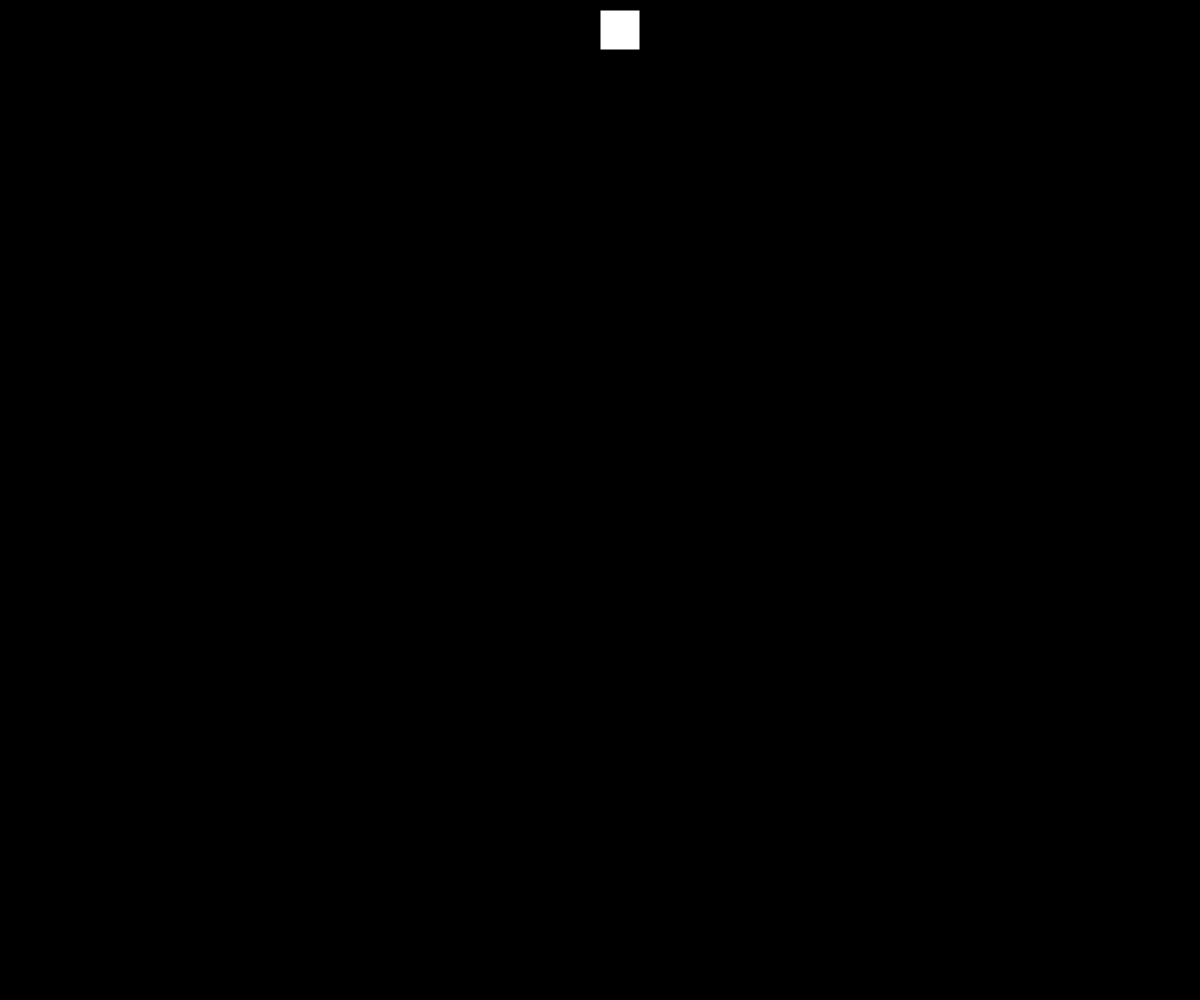
Frame 1 (no input)
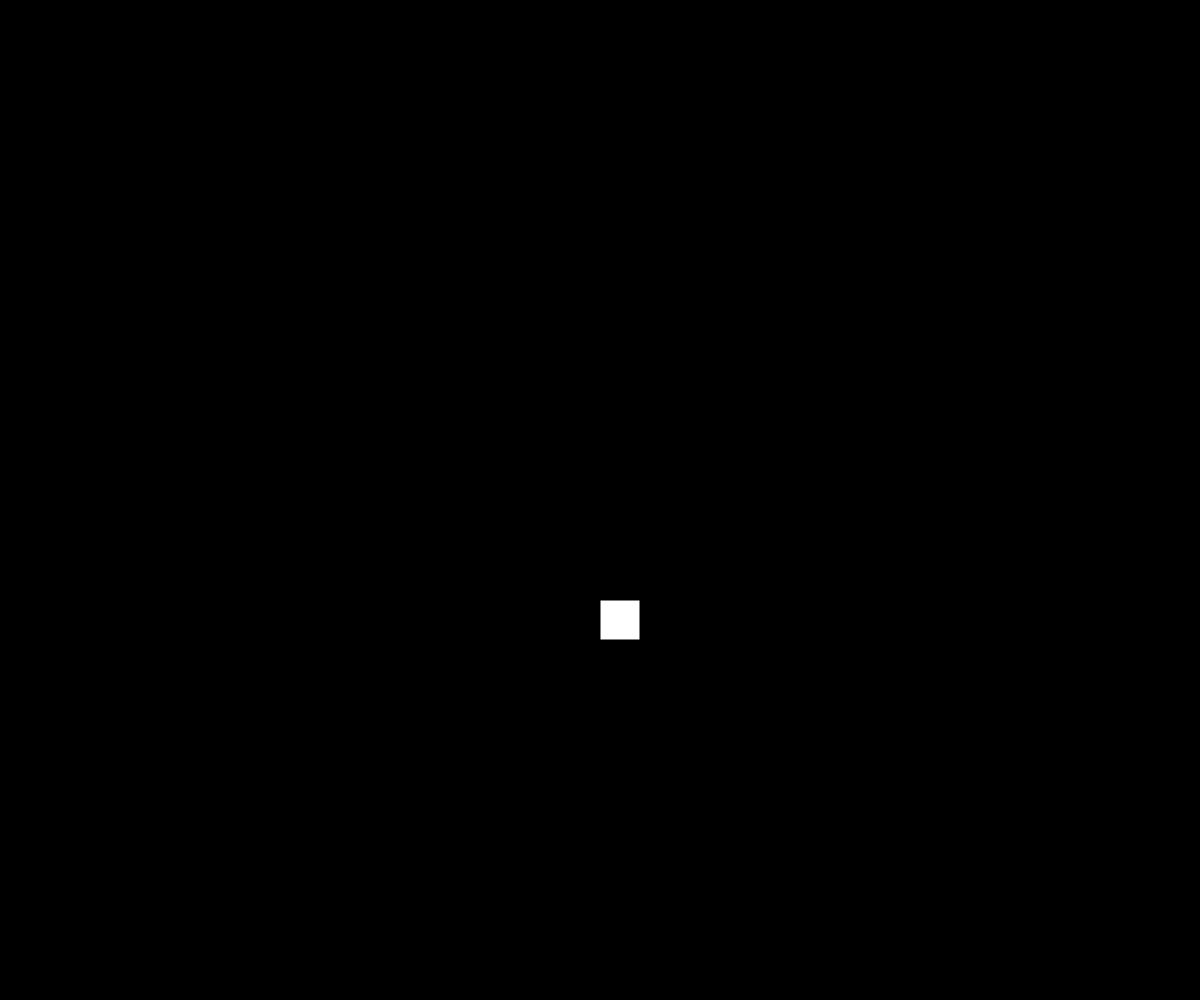
Frame 60 (no input)
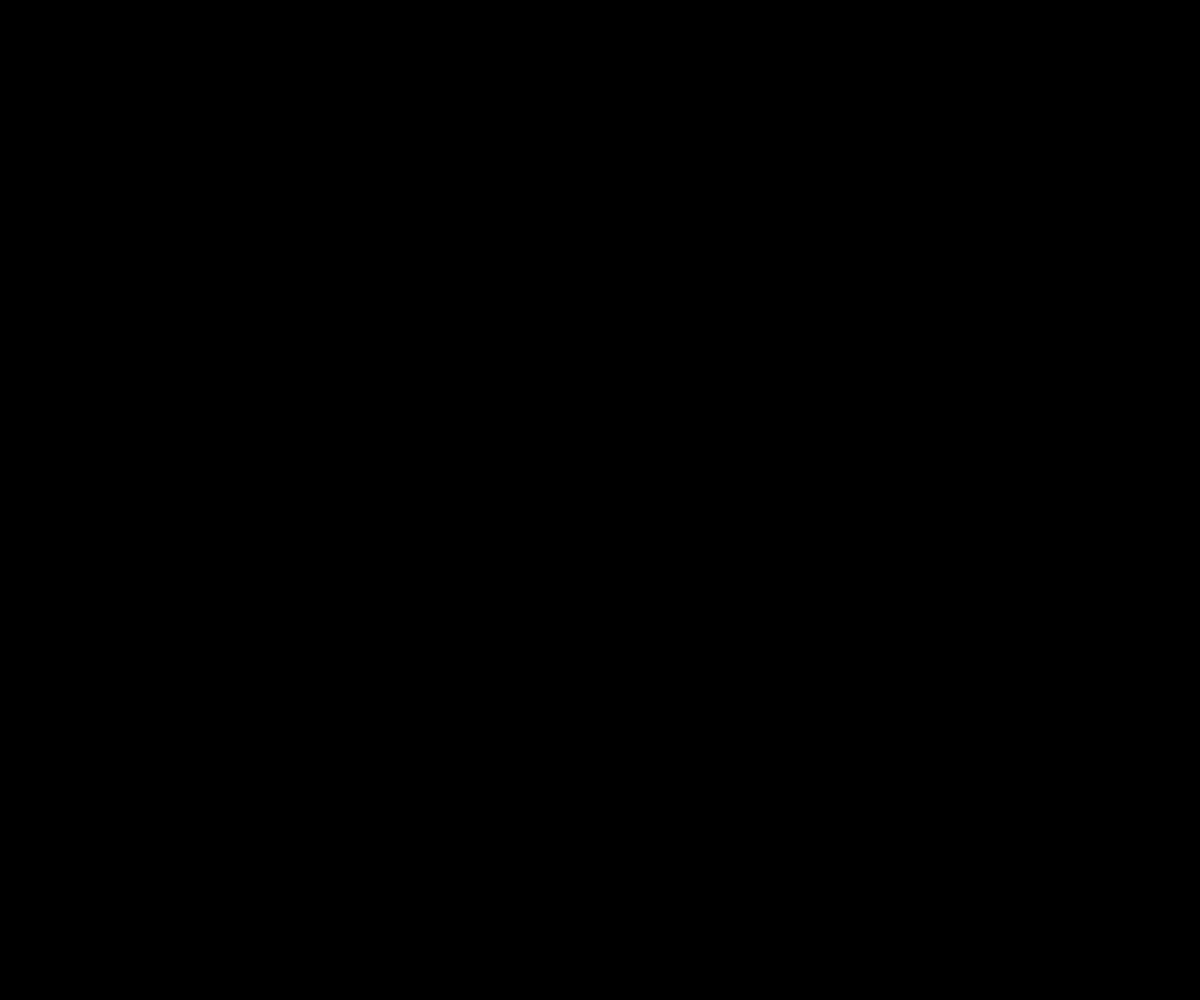
Frame 120 (the mouse pressed at the canvas centre since frame 60)

The p5.js sketch that drew these frames (run headless with seeded random() and noise() and a simulated clock; from frame 60 on, the mouse is pressed at the canvas centre):

// p5.js sketch
// ── sketch.js

function random_color(){
  thecol = color(random(0,255),random(0,255),random(0,255));
  return thecol;
}


function init(){
  ww = windowWidth;
  wh = windowHeight;
  canvas = createCanvas(ww,wh);
  canvas.style('z-index','-1');
  canvas.position(0,0);
}

function setup(){
  pixelDensity(2);
  init();
  conf = new Confetti(ww/2,0);
}

function draw(){
  background(0);
  // circle(mouseX,mouseY,100);
  conf.update();
  conf.show();
}

// ── confetti.js
function Confetti(x,y){
  this.pos = createVector(x,y);
  this.width = 40;
  this.height = 40;
  this.rot = 90;
  // this.size = 20;
}

Confetti.prototype = {
  update: function(){
    this.pos.y += 10;
  },

  show: function(){
    push();
    rect(this.pos.x,this.pos.y,this.width,this.height);
    pop();
  }
}
